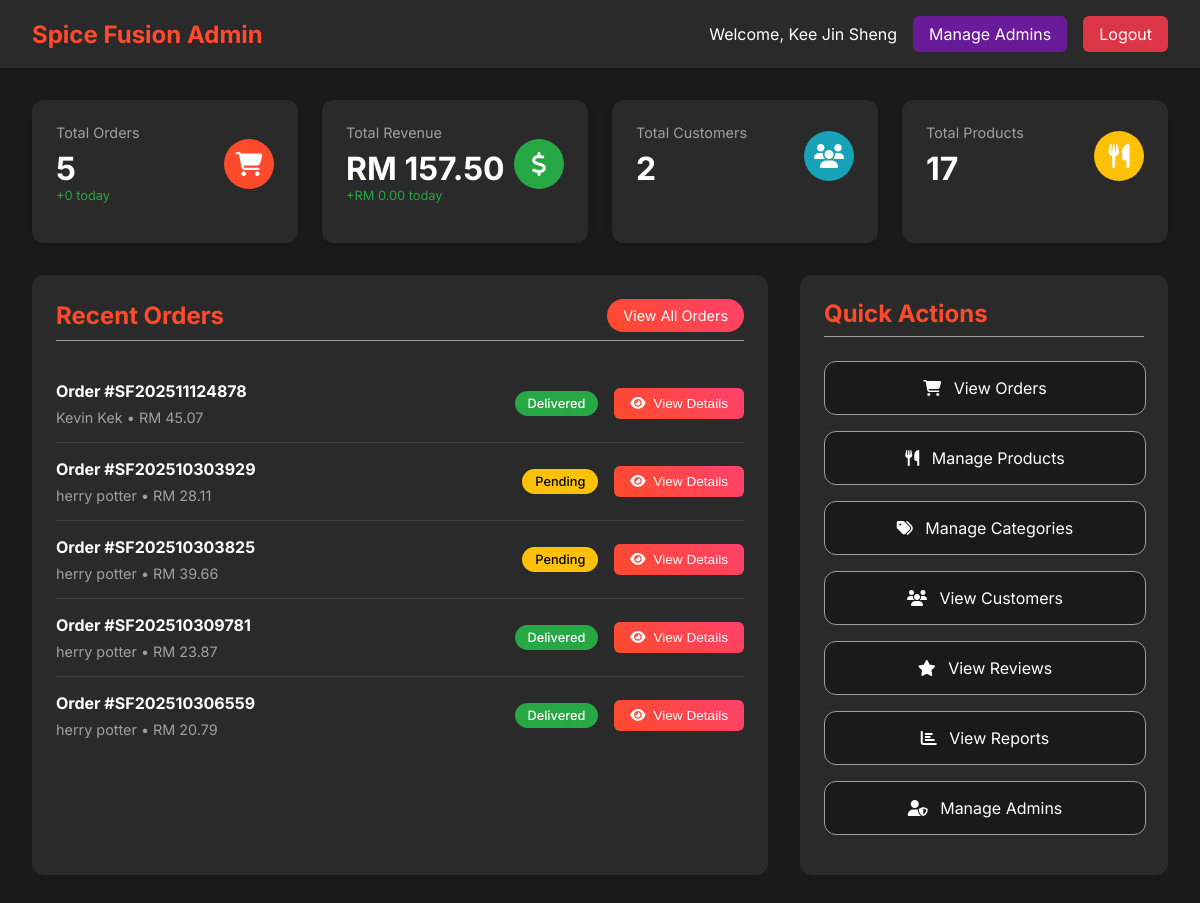
The page /admin/dashboard/dashboard.php (signed in) on the database its author committed.
### tables this page shows
CREATE TABLE `order` (
  `order_id` int(11) NOT NULL,
  `user_id` int(11) NOT NULL,
  `address_id` int(11) DEFAULT NULL,
  `order_number` varchar(50) NOT NULL,
  `order_status` enum('Pending','Confirmed','Preparing','Ready','Out for Delivery','Delivered','Cancelled') DEFAULT 'Pending',
  `order_type` enum('Dine-in','Takeaway','Delivery') DEFAULT 'Delivery',
  `subtotal` decimal(10,2) NOT NULL,
  `tax_amount` decimal(10,2) DEFAULT 0.00,
  `delivery_fee` decimal(10,2) DEFAULT 0.00,
  `total_amount` decimal(10,2) NOT NULL,
  `special_instructions` text DEFAULT NULL,
  `estimated_delivery_time` timestamp NULL DEFAULT NULL,
  `actual_delivery_time` timestamp NULL DEFAULT NULL,
  `created_at` timestamp NOT NULL DEFAULT current_timestamp(),
  `updated_at` timestamp NOT NULL DEFAULT current_timestamp() ON UPDATE current_timestamp()
);

CREATE TABLE `user` (
  `user_id` int(11) NOT NULL,
  `username` varchar(50) NOT NULL,
  `email` varchar(100) NOT NULL,
  `password_hash` varchar(255) NOT NULL,
  `first_name` varchar(50) NOT NULL,
  `last_name` varchar(50) NOT NULL,
  `phone` varchar(20) DEFAULT NULL,
  `date_of_birth` date DEFAULT NULL,
  `gender` enum('Male','Female','Other') DEFAULT NULL,
  `profile_image` varchar(255) DEFAULT 'user.jpg',
  `is_active` tinyint(1) DEFAULT 1,
  `is_verified` tinyint(1) DEFAULT 0,
  `security_question_id` int(11) DEFAULT NULL,
  `security_answer_hash` varchar(255) DEFAULT NULL,
  `created_at` timestamp NOT NULL DEFAULT current_timestamp(),
  `updated_at` timestamp NOT NULL DEFAULT current_timestamp() ON UPDATE current_timestamp(),
  `reset_token` varchar(100) DEFAULT NULL,
  `token_expiry` datetime DEFAULT NULL
);

### config/database.php (called while the page is built, shortened)
<?php
function normalizeRole($role) {
    return strtolower(preg_replace('/[^a-z]/i', '', (string)$role));
}
?>

### admin/dashboard/dashboard.php (the view, shortened to what this page needs)
<?php
require_once '../../config/database.php';
$pdo = getDBConnection();
$isSuperAdmin = false;
try {
    $stmtRole = $pdo->prepare('SELECT role FROM admin_user WHERE admin_id = ? AND is_active = 1');
    $stmtRole->execute([$_SESSION['admin_id'] ?? 0]);
    $roleRow = $stmtRole->fetchColumn();
    if ($roleRow !== false && trim((string)$roleRow) !== '') {
        $norm = normalizeRole($roleRow);
        $isSuperAdmin = ($norm === 'superadmin' || strpos($norm, 'super') !== false);
    } else {
        $roleSource = 'session';
        $sessRole = $_SESSION['admin_role'] ?? '';
        $norm = normalizeRole($sessRole);
        $isSuperAdmin = ($norm === 'superadmin' || strpos($norm, 'super') !== false);
    }
} catch (Exception $e) {
    $roleSource = 'session';
    $sessRole = $_SESSION['admin_role'] ?? '';
    $norm = normalizeRole($sessRole);
    $isSuperAdmin = ($norm === 'superadmin' || strpos($norm, 'super') !== false);
}
$stats = [];
$stmt = $pdo->prepare("SELECT COUNT(*) FROM `order`");
$stmt->execute();
$stats['total_orders'] = $stmt->fetchColumn();
$stmt = $pdo->prepare("SELECT COUNT(*) FROM `order` WHERE order_status = 'Pending'");
$stmt->execute();
$stats['pending_orders'] = $stmt->fetchColumn();
$stmt = $pdo->prepare("SELECT SUM(total_amount) FROM `order` WHERE order_status != 'Cancelled'");
$stmt->execute();
$stats['total_revenue'] = $stmt->fetchColumn() ?: 0;
$stmt = $pdo->prepare("SELECT COUNT(*) FROM user WHERE is_active = 1");
$stmt->execute();
$stats['total_customers'] = $stmt->fetchColumn();
$stmt = $pdo->prepare("SELECT COUNT(*) FROM product WHERE is_available = 1");
$stmt->execute();
$stats['total_products'] = $stmt->fetchColumn();
$stmt = $pdo->prepare("
    SELECT o.*, u.first_name, u.last_name, u.email
    FROM `order` o
    JOIN user u ON o.user_id = u.user_id
    ORDER BY o.created_at DESC
    LIMIT 10
");
$stmt->execute();
$recent_orders = $stmt->fetchAll();
$stmt = $pdo->prepare("
    SELECT COUNT(*) FROM `order`
    WHERE DATE(created_at) = CURDATE()
");
$stmt->execute();
$today_orders = $stmt->fetchColumn();
$stmt = $pdo->prepare("
    SELECT SUM(total_amount) FROM `order`
    WHERE DATE(created_at) = CURDATE() AND order_status != 'Cancelled'
");
$stmt->execute();
$today_revenue = $stmt->fetchColumn() ?: 0;
?>
<!DOCTYPE html>
<html lang="en">
<head>
    <link rel="stylesheet" href="https://cdnjs.cloudflare.com/ajax/libs/font-awesome/6.4.0/css/all.min.css" />
</head>
<body>
    <div class="admin-header">
        <div class="header-content">
            <div class="logo">
                <h1>Spice Fusion Admin</h1>
            </div>
            <div class="admin-info">
                <span class="admin-name">Welcome, <?php echo htmlspecialchars($_SESSION['admin_first_name'] . ' ' . $_SESSION['admin_last_name']); ?></span>
                <?php if ($isSuperAdmin): ?>
                <a href="../staff/staff.php" class="logout-btn" style="background:#6a1b9a;">Manage Admins</a>
                <?php endif; ?>
                <a href="../auth/logout.php" class="logout-btn">Logout</a>
            </div>
        </div>
    </div>
    <div class="dashboard-container">
        <div class="stats-grid">
            <div class="stat-card">
                <div class="stat-header">
                    <div>
                        <div class="stat-title">Total Orders</div>
                        <div class="stat-value"><?php echo number_format($stats['total_orders']); ?></div>
                        <div class="stat-change">+<?php echo $today_orders; ?> today</div>
                    </div>
                    <div class="stat-icon orders">
                        <i class="fas fa-shopping-cart"></i>
                    </div>
                </div>
            </div>
            <div class="stat-card">
                <div class="stat-header">
                    <div>
                        <div class="stat-title">Total Revenue</div>
                        <div class="stat-value">RM <?php echo number_format($stats['total_revenue'], 2); ?></div>
                        <div class="stat-change">+RM <?php echo number_format($today_revenue, 2); ?> today</div>
                    </div>
                    <div class="stat-icon revenue">
                        <i class="fas fa-dollar-sign"></i>
                    </div>
                </div>
            </div>
            <div class="stat-card">
                <div class="stat-header">
                    <div>
                        <div class="stat-title">Total Customers</div>
                        <div class="stat-value"><?php echo number_format($stats['total_customers']); ?></div>
                    </div>
                    <div class="stat-icon customers">
                        <i class="fas fa-users"></i>
                    </div>
                </div>
            </div>
            <div class="stat-card">
                <div class="stat-header">
                    <div>
                        <div class="stat-title">Total Products</div>
                        <div class="stat-value"><?php echo number_format($stats['total_products']); ?></div>
                    </div>
                    <div class="stat-icon products">
                        <i class="fas fa-utensils"></i>
                    </div>
                </div>
            </div>
        </div>
        <div class="content-grid">
            <div class="recent-orders">
                <div class="section-header">
                    <h2>Recent Orders</h2>
                    <a href="../orders/order.php" class="view-all-btn">View All Orders</a>
                </div>
                <?php if (empty($recent_orders)): ?>
                    <p>No orders found.</p>
                <?php else: ?>
                    <?php foreach ($recent_orders as $order): ?>
                        <div class="order-item">
                            <div class="order-info">
                                <h4>Order #<?php echo htmlspecialchars($order['order_number']); ?></h4>
                                <p><?php echo htmlspecialchars($order['first_name'] . ' ' . $order['last_name']); ?> • RM <?php echo number_format($order['total_amount'], 2); ?></p>
                            </div>
                            <div class="order-actions">
                                <div class="order-status status-<?php echo strtolower($order['order_status']); ?>">
                                    <?php echo htmlspecialchars($order['order_status']); ?>
                                </div>
                                <button class="view-details-btn" onclick="openOrderModal(<?php echo $order['order_id']; ?>)">
                                    <i class="fas fa-eye"></i> View Details
                                </button>
                            </div>
                        </div>
                    <?php endforeach; ?>
                <?php endif; ?>
            </div>
            <div class="quick-actions">
                <div class="section-header">
                    <h2>Quick Actions</h2>
                </div>
                <a href="../orders/order.php" class="action-btn">
                    <i class="fas fa-shopping-cart"></i>
                    View Orders
                </a>
                <a href="../products/product.php" class="action-btn">
                    <i class="fas fa-utensils"></i>
                    Manage Products
                </a>
                <a href="../categories/categories.php" class="action-btn">
                    <i class="fas fa-tags"></i>
                    Manage Categories
                </a>
                <a href="../members/member.php" class="action-btn">
                    <i class="fas fa-users"></i>
                    View Customers
                </a>
                <a href="../reviews/reviews.php" class="action-btn">
                    <i class="fas fa-star"></i>
                    View Reviews
                </a>
                <a href="../reports/report.php" class="action-btn">
                    <i class="fas fa-chart-bar"></i>
                    View Reports
                </a>
                <?php if ($isSuperAdmin): ?>
                <a href="../staff/staff.php" class="action-btn">
                    <i class="fas fa-user-shield"></i>
                    Manage Admins
                </a>
                <?php endif; ?>
            </div>
        </div>
    </div>
</body>
</html>

### admin/dashboard/dashboard.php (style rules this page uses)
:root { --primary-color: #FF4B2B; --secondary-color: #FF416C; --background-dark: #1a1a1a; --text-light: #ffffff; --text-gray: #a0a0a0; --card-bg: #2a2a2a; --success-color: #28a745; --danger-color: #dc3545; --warning-color: #ffc107; --info-color: #17a2b8; --gradient-primary: linear-gradient(45deg, var(--primary-color), var(--secondary-color)); --shadow-soft: 0 4px 6px rgba(0, 0, 0, 0.1); --shadow-strong: 0 8px 16px rgba(0, 0, 0, 0.2); --border-radius: 12px; --transition: all 0.3s ease; }
body { font-family: 'Inter', sans-serif; margin: 0; padding: 0; background-color: var(--background-dark); color: var(--text-light); }
.admin-header { background: var(--card-bg); padding: 1rem 2rem; box-shadow: var(--shadow-soft); position: sticky; top: 0; z-index: 100; }
.header-content { max-width: 1400px; margin: 0 auto; display: flex; justify-content: space-between; align-items: center; }
.logo { display: flex; align-items: center; gap: 1rem; }
.logo h1 { color: var(--primary-color); margin: 0; font-size: 1.5rem; }
.admin-info { display: flex; align-items: center; gap: 1rem; }
.admin-name { color: var(--text-light); }
.logout-btn { background: var(--danger-color); color: var(--text-light); border: none; padding: 0.5rem 1rem; border-radius: 6px; cursor: pointer; text-decoration: none; transition: var(--transition); }
.dashboard-container { max-width: 1400px; margin: 2rem auto; padding: 0 2rem; }
.stats-grid { display: grid; grid-template-columns: repeat(auto-fit, minmax(250px, 1fr)); gap: 1.5rem; margin-bottom: 2rem; }
.stat-card { background: var(--card-bg); padding: 1.5rem; border-radius: var(--border-radius); box-shadow: var(--shadow-soft); transition: var(--transition); }
.stat-header { display: flex; justify-content: space-between; align-items: center; margin-bottom: 1rem; }
.stat-icon { width: 50px; height: 50px; border-radius: 50%; display: flex; align-items: center; justify-content: center; font-size: 1.5rem; color: var(--text-light); }
.stat-icon.orders { background: var(--primary-color); }
.stat-icon.revenue { background: var(--success-color); }
.stat-icon.customers { background: var(--info-color); }
.stat-icon.products { background: var(--warning-color); }
.stat-title { color: var(--text-gray); font-size: 0.9rem; margin-bottom: 0.5rem; }
.stat-value { font-size: 2rem; font-weight: 700; color: var(--text-light); }
.stat-change { font-size: 0.8rem; color: var(--success-color); }
.content-grid { display: grid; grid-template-columns: 2fr 1fr; gap: 2rem; }
.recent-orders { background: var(--card-bg); border-radius: var(--border-radius); padding: 1.5rem; }
.section-header { display: flex; justify-content: space-between; align-items: center; margin-bottom: 1.5rem; padding-bottom: 0.5rem; border-bottom: 1px solid var(--text-gray); }
.section-header h2 { color: var(--primary-color); margin: 0; }
.view-all-btn { background: var(--gradient-primary); color: var(--text-light); border: none; padding: 0.5rem 1rem; border-radius: 20px; cursor: pointer; text-decoration: none; font-size: 0.9rem; transition: var(--transition); }
.order-item { display: flex; justify-content: space-between; align-items: center; padding: 1rem 0; border-bottom: 1px solid rgba(255, 255, 255, 0.1); }
.order-item:last-child { border-bottom: none; }
.order-info h4 { margin: 0 0 0.5rem; color: var(--text-light); }
.order-info p { margin: 0; color: var(--text-gray); font-size: 0.9rem; }
.order-actions { display: flex; align-items: center; gap: 1rem; }
.view-details-btn { background: var(--gradient-primary); color: var(--text-light); border: none; padding: 0.5rem 1rem; border-radius: 6px; cursor: pointer; font-size: 0.85rem; transition: var(--transition); text-decoration: none; display: inline-flex; align-items: center; gap: 0.5rem; }
.order-status { padding: 0.3rem 0.8rem; border-radius: 20px; font-size: 0.8rem; font-weight: 500; }
.status-pending { background: var(--warning-color); color: #000; }
.status-delivered { background: var(--success-color); color: #fff; }
.quick-actions { background: var(--card-bg); border-radius: var(--border-radius); padding: 1.5rem; }
.action-btn { display: block; width: 90%; padding: 1rem; margin-bottom: 1rem; background: var(--background-dark); color: var(--text-light); border: 1px solid var(--text-gray); border-radius: var(--border-radius); text-decoration: none; text-align: center; transition: var(--transition); }
.action-btn i { margin-right: 0.5rem; }

### rows shown on the page
order: order_id "5", order_number "SF202511124878", user.last_name "Kevin Kek", total_amount "45.07", order_status "Delivered"
order: order_number "SF202510303929", user.last_name "herry potter", total_amount "28.11", order_status "Pending"
order: order_number "SF202510303825", user.last_name "herry potter", total_amount "39.66", order_status "Pending"
order: order_number "SF202510309781", user.last_name "herry potter", total_amount "23.87", order_status "Delivered"
order: order_number "SF202510306559", user.last_name "herry potter", total_amount "20.79", order_status "Delivered"

### other values the page prints
$_SESSION['admin_first_name'] . ' ' . $_SESSION['admin_last_name'] "Kee Jin Sheng"
$today_orders "0"
$stats['total_revenue'] "157.50"
$today_revenue "0.00"
$stats['total_customers'] "2"
$stats['total_products'] "17"
